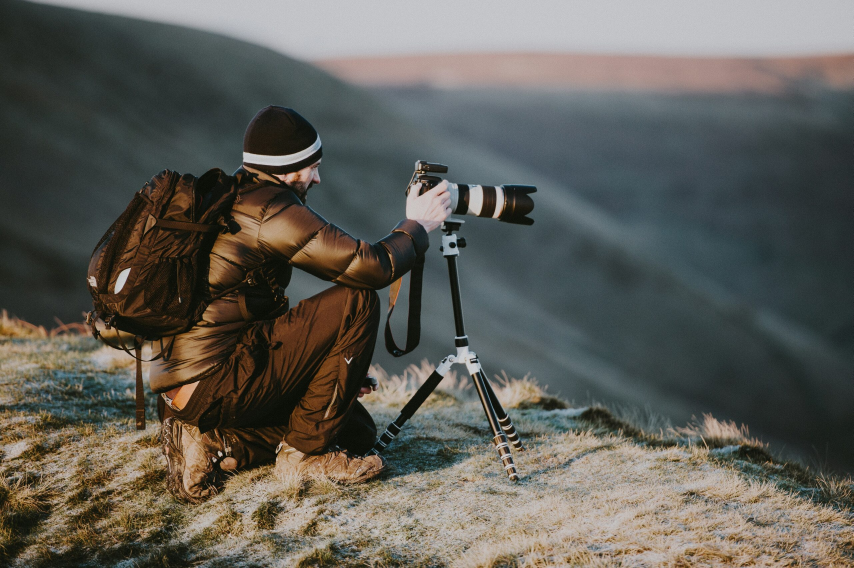
#> input picture Design/Prototypes/Daniel/Prototype Image Analyisis/01.jpg, 2560 x 1704 px (shown at 1/3 size)
$ python -i img-anal.py   (imports and definitions only)
#> lines starting #> are read from the running program, lines starting #| are printed output that depends on the picture; after the words box and inside, x2 and y2 are one past the last pixel; in counts of white or black regions, pixels touching at a corner belong together
#> further down, picture is the input picture: shape (1704, 2560, 3); mean B, G, R 87.4, 93.9, 95.3
import sys
import cv2 as cv
import numpy as np


def focus_mask(image, focus_threshold=0.5):
    """
    Creates a mask that removes unfocused areas of the image.
    The mask will keep the areas that are focused based on a sharpness threshold.
    """
#> called with focus_threshold = 0.5
    gray = cv.cvtColor(image, cv.COLOR_BGR2GRAY)
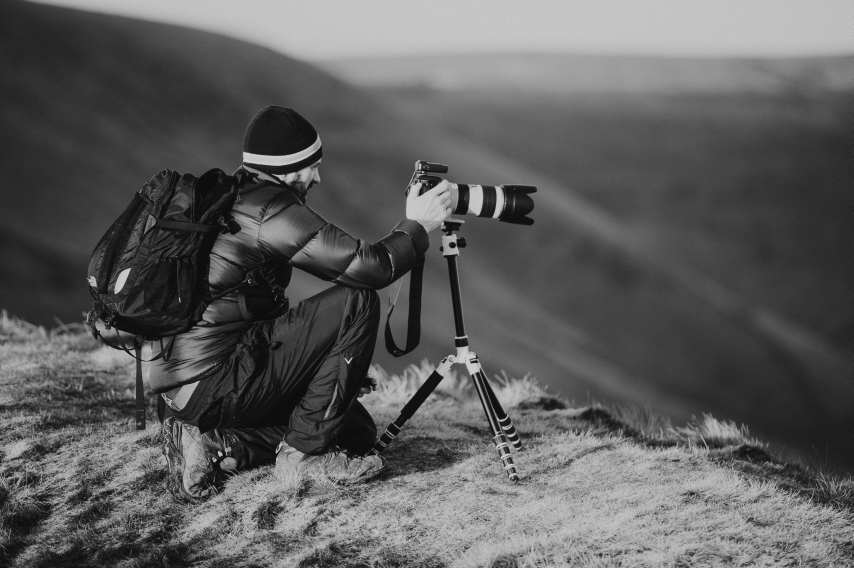
#> gray: shape (1704, 2560) (shown at 1/3 size); min 1, max 220, mean 93.5
    laplacian = cv.Laplacian(gray, cv.CV_64F)
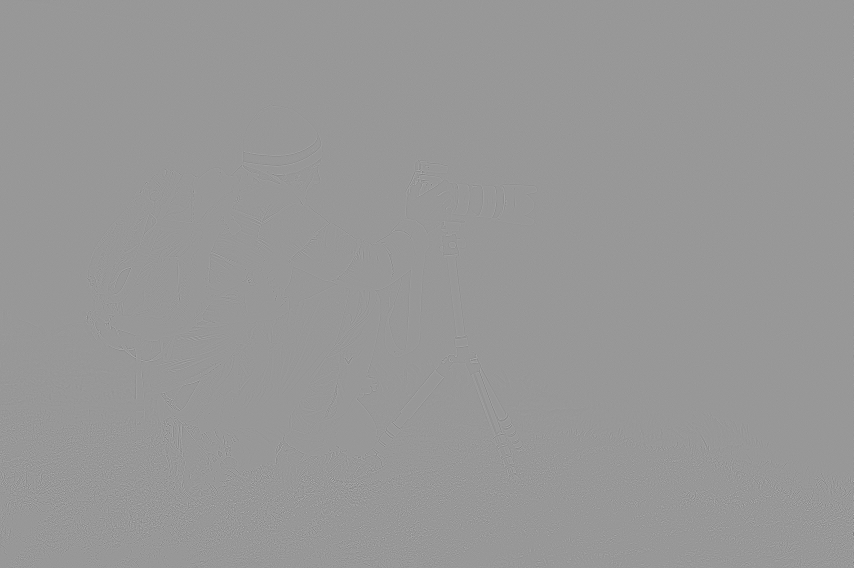
#> laplacian: shape (1704, 2560) float64 (shown at 1/3 size); min -454, max 307, mean 0; drawn with min black and max white
    sharpness_map = np.abs(laplacian)
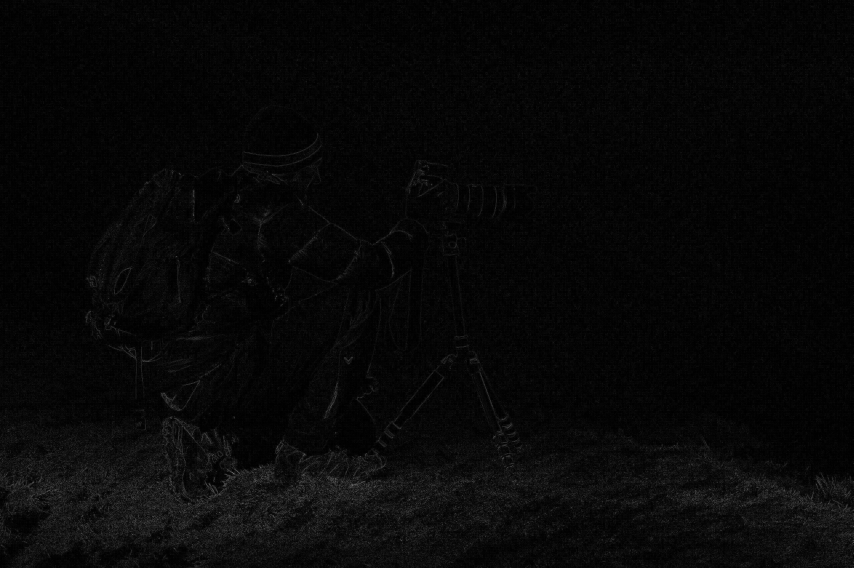
#> sharpness_map: shape (1704, 2560) float64 (shown at 1/3 size); min 0, max 454, mean 14.8; drawn with min black and max white
    norm_sharpness = cv.normalize(sharpness_map, None, 0, 1, cv.NORM_MINMAX)
    mask = (norm_sharpness > focus_threshold).astype(np.uint8) * 255
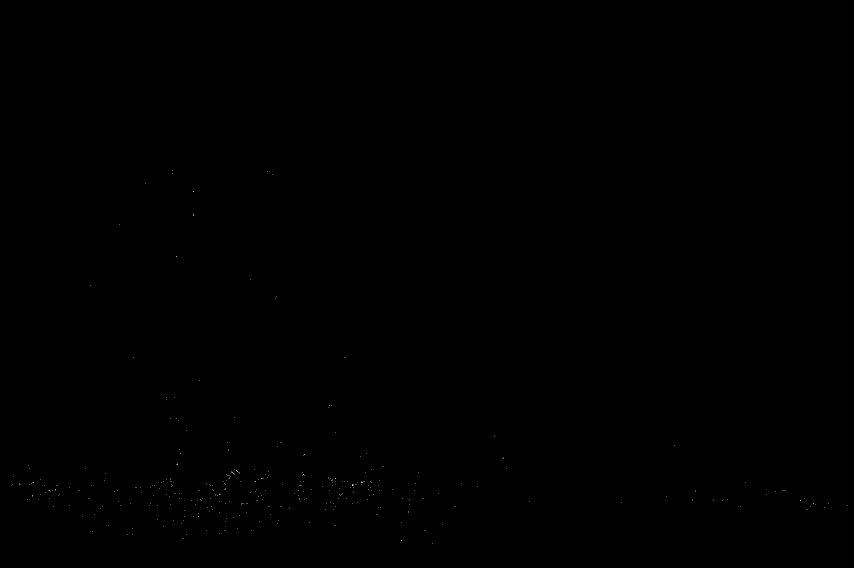
#> mask: shape (1704, 2560) (shown at 1/3 size); 0.01% white in thin lines or dots, all inside (x1, y1, x2, y2) = (35, 512, 2542, 1632)
    mask = cv.GaussianBlur(mask, (11, 11), 0)
    mask = cv.threshold(mask, 127, 255, cv.THRESH_BINARY)[1]
#> mask: shape (1704, 2560); every value is 0
    masked_image = cv.bitwise_and(image, image, mask=mask)
#> masked_image: shape (1704, 2560, 3); every value is 0
    return masked_image


# [115 lines left out: functions rezize_image_preserve_aspect_ratio, detect_sharpness, detect_exposure, detect_saturation, detect_contrast, detect_dominant_color and 3 more, not called in this run]


# [2 lines not run here, left out]

>>> import cv2
>>> picture = cv2.imread('01.jpg')
>>> result = focus_mask(picture)
